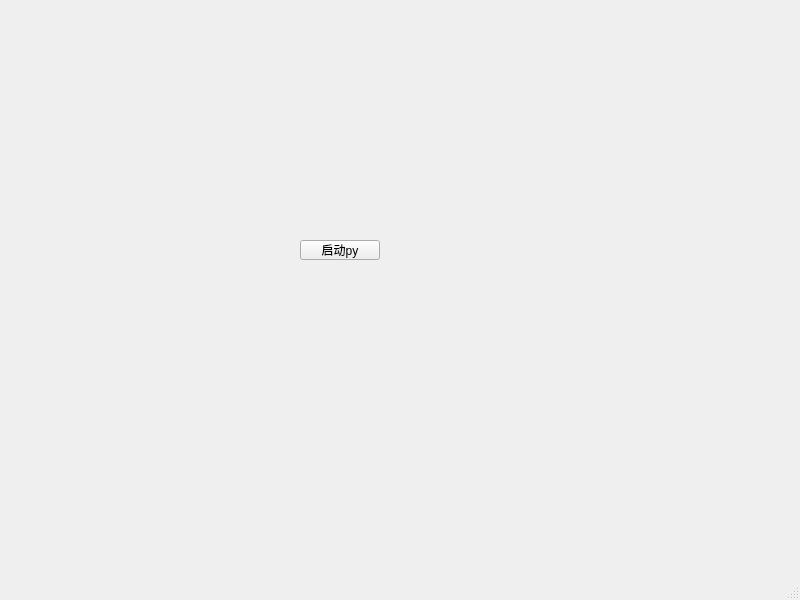
<?xml version="1.0" encoding="UTF-8"?>
<ui version="4.0">
 <class>MainWindow</class>
 <widget class="QMainWindow" name="MainWindow">
  <property name="geometry">
   <rect>
    <x>0</x>
    <y>0</y>
    <width>800</width>
    <height>600</height>
   </rect>
  </property>
  <property name="windowTitle">
   <string>MainWindow</string>
  </property>
  <widget class="QWidget" name="centralwidget">
   <widget class="QPushButton" name="MyButton">
    <property name="geometry">
     <rect>
      <x>300</x>
      <y>240</y>
      <width>80</width>
      <height>20</height>
     </rect>
    </property>
    <property name="text">
     <string>启动py</string>
    </property>
   </widget>
  </widget>
  <widget class="QMenuBar" name="menubar">
   <property name="geometry">
    <rect>
     <x>0</x>
     <y>0</y>
     <width>800</width>
     <height>21</height>
    </rect>
   </property>
  </widget>
  <widget class="QStatusBar" name="statusbar"/>
 </widget>
 <resources/>
 <connections/>
</ui>
